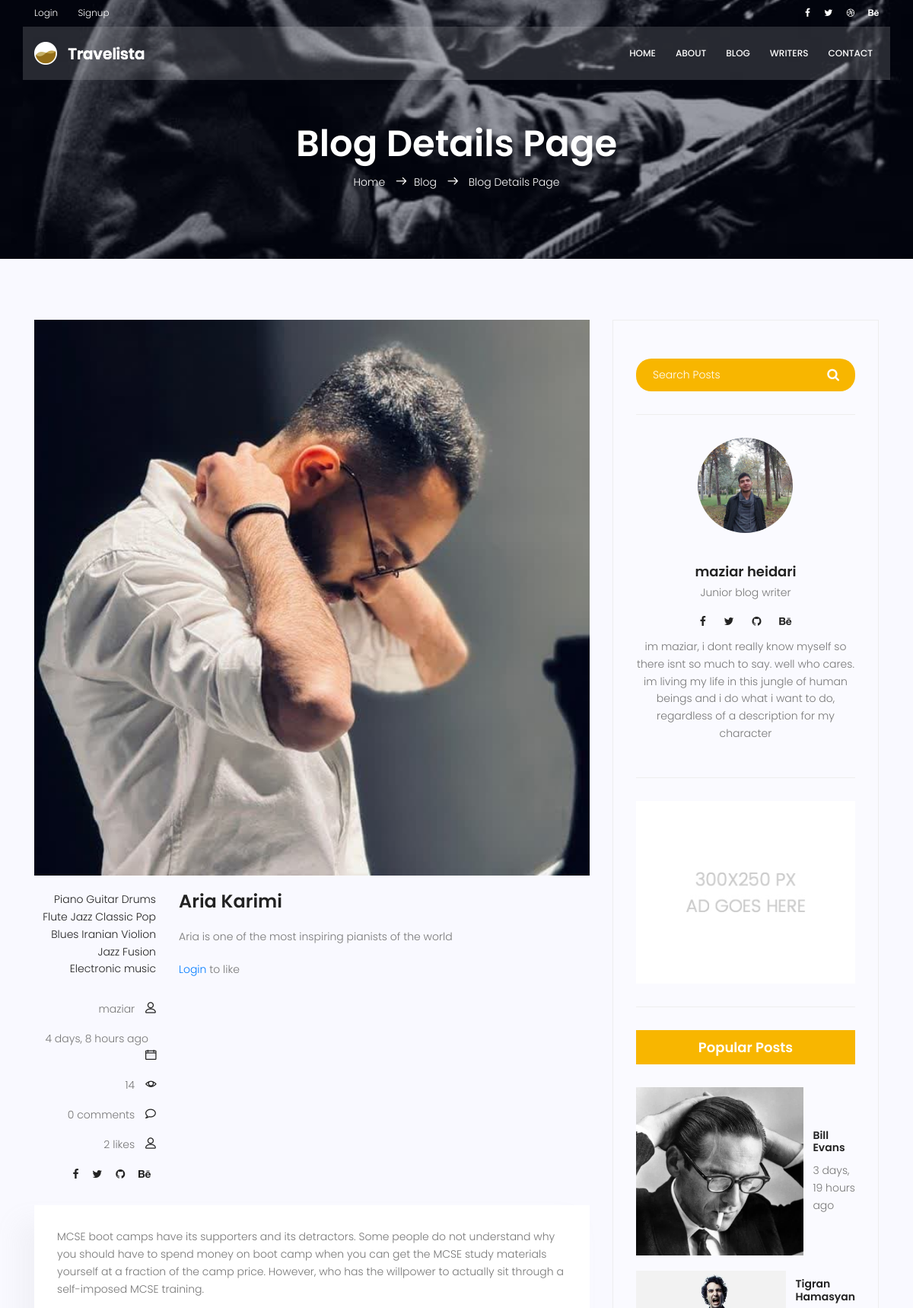
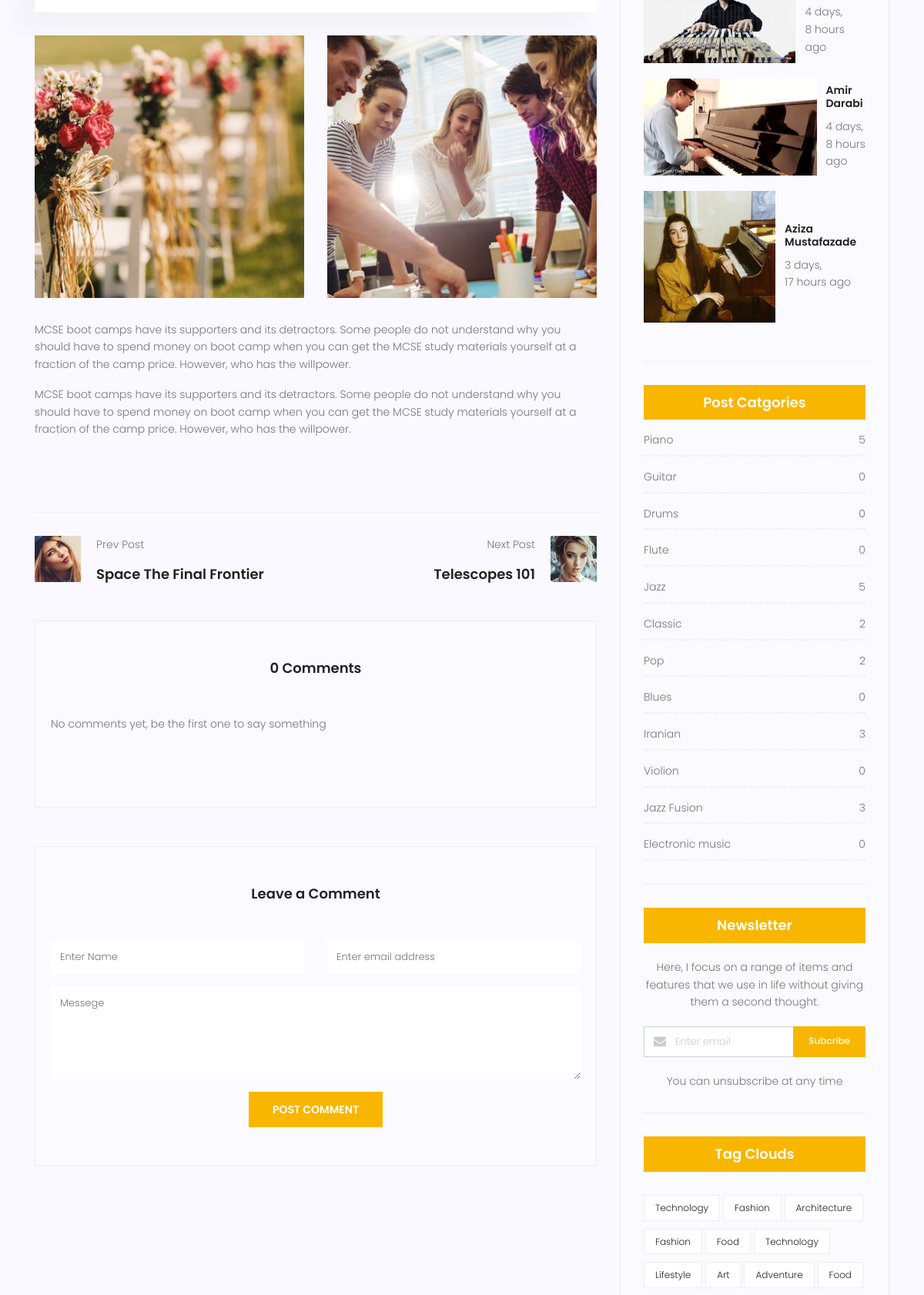
Page /blog/2 (upper part) on the committed database (2 pictures, top to bottom).
### blog/models.py (models this page shows, shortened)
class Post(models.Model):
  title = models.CharField(max_length=255)
  musician = models.ForeignKey(Musician, models.CASCADE)
  image = models.ImageField()
  content = models.TextField()
  published_date = models.DateTimeField(auto_now_add=True)
  updated_date = models.DateTimeField(auto_now=True)
  counted_views = models.IntegerField(default=1)
  category = models.ManyToManyField(Category)
  author = models.ForeignKey(User, on_delete=models.SET_NULL, null=True)
  approved = models.BooleanField(default=False)
  likes = models.ManyToManyField(User, related_name='blog_post')
  def total_likes(self):
     return self.likes.count()
  class Meta:
     ordering = ['published_date']

class Category(models.Model):
  name = models.CharField(max_length=255)
  def __str__(self):
    return self.name

### accounts/models.py (models this page shows, shortened)
class Profile(models.Model):
  user = models.OneToOneField(User,on_delete=models.CASCADE, related_name='profile')
  image = models.ImageField(default='default_profile',blank=True, null=True)
  bio = models.TextField(null=True, blank=True)
  first_name = models.CharField(max_length=120,default='someone')
  last_name = models.CharField(max_length=120,default='someone')

### blog/views.py (the view, shortened to what this page needs)
# urls.py: path('<int:pid>', views.blog_single, name='single'),
def blog_single(request,pid):
  categories = Category.objects.all()
  post = Post.objects.get(pk=pid)
  profile = Profile.objects.get(user=post.author)
  tracks = Track.objects.filter(post=post.id)
  form = Comment_form()
  comments = Comment.objects.filter(post=post.id, approved=True)
  liked = False
  if post.likes.filter(id=request.user.id).exists():
    liked=True
  return render(request, 'blog/blog-single.html', {
      'post':post,
      'tracks':tracks,
      'categories':categories,
      'comments':comments,
      'form':form,
      'liked':liked,
      'profile':profile
    })

### templates/blog/blog-single.html (shortened to what this page needs)
{% extends 'base.html' %}
{% load static %}
{% load humanize %}
{% load blog_tags %}
{% block content %}
<section class="relative about-banner">
	<div class="overlay overlay-bg"></div>
	<div class="container">
		<div class="row d-flex align-items-center justify-content-center">
			<div class="about-content col-lg-12">
				<h1 class="text-white">
					Blog Details Page
				</h1>
				<p class="text-white link-nav"><a href="index.html">Home </a> <span class="lnr lnr-arrow-right"></span><a
						href="blog-home.html">Blog </a> <span class="lnr lnr-arrow-right"></span> <a href="blog-single.html"> Blog
						Details Page</a></p>
			</div>
		</div>
	</div>
</section>
<section class="post-content-area single-post-area">
	<div class="container">
		<div class="row">
			<div class="col-lg-8 posts-list">
				<div class="single-post row">
					<div class="col-lg-12">
						<div class="feature-img">
							<img class="img-fluid" src="{{post.image.url}}" alt="">
						</div>
					</div>
					<div class="col-lg-3  col-md-3 meta-details">
						<ul class="tags">
							{% for cat in categories %}
							<li><a href="{% url 'blog:category' cat_name=cat %}">{{cat}}</a></li>
							{% endfor %}
						</ul>
						<div class="user-details row">
							<p class="user-name col-lg-12 col-md-12 col-6"><a href="#">{{post.author.username}}</a> <span
									class="lnr lnr-user"></span></p>
							<p class="date col-lg-12 col-md-12 col-6"><a href="#">{{post.published_date|naturaltime}}</a> <span
									class="lnr lnr-calendar-full"></span></p>
							<p class="view col-lg-12 col-md-12 col-6"><a href="#">{{post.counted_views}}</a> <span
									class="lnr lnr-eye"></span></p>
							<p class="comments col-lg-12 col-md-12 col-6"><a href="#">{{comment|length}} comments</a> <span
									class="lnr lnr-bubble"></span></p>
									<p class="user-name col-lg-12 col-md-12 col-6"><a href="#">{{post.total_likes}} likes</a> <span
										class="lnr lnr-user"></span>
							<ul class="social-links col-lg-12 col-md-12 col-6">
								<li><a href="#"><i class="fa fa-facebook"></i></a></li>
								<li><a href="#"><i class="fa fa-twitter"></i></a></li>
								<li><a href="#"><i class="fa fa-github"></i></a></li>
								<li><a href="#"><i class="fa fa-behance"></i></a></li>
							</ul>
						</div>
					</div>
					<div class="col-lg-9 col-md-9">
						<h3 class="mt-20 mb-20">{{post.title}}</h3>
						<p class="excert">
							{{post.content}}
						</p>
						<form action="{% url 'blog:like_post' pid=post.id %}" method="post">
						{% if user.is_authenticated %}
										{% if liked %}
											<button type="submit" name="post_id" value="{{post.id}}" class="btn btn-danger btn-sm">Unlike</button>							- {{post.total_likes}} likes
										{% else %}
											<button type="submit" name="post_id" value="{{post.id}}" class="btn btn-primary btn-sm">Like</button>
										- {{post.total_likes}} likes
										{% endif %}
						</form>
						{% else %}
								<a href="{% url 'accounts:login' %}" >Login </a> 	to like
						{% endif %}
					</div>
					<div class="col-lg-12">
						<div class="quotes">
							MCSE boot camps have its supporters and its detractors. Some people do not understand why you should have
							to spend money on boot camp when you can get the MCSE study materials yourself at a fraction of the camp
							price. However, who has the willpower to actually sit through a self-imposed MCSE training.
						</div>
						<div class="row mt-30 mb-30">
							<div class="col-6">
								<img class="img-fluid" src="{% static 'img/blog/post-img1.jpg' %}" alt="">
							</div>
							<div class="col-6">
								<img class="img-fluid" src="{% static 'img/blog/post-img2.jpg' %}" alt="">
							</div>
							<div class="col-lg-12 mt-30">
								<p>
									MCSE boot camps have its supporters and its detractors. Some people do not understand why you should
									have to spend money on boot camp when you can get the MCSE study materials yourself at a fraction of
									the camp price. However, who has the willpower.
								</p>
								<p>
									MCSE boot camps have its supporters and its detractors. Some people do not understand why you should
									have to spend money on boot camp when you can get the MCSE study materials yourself at a fraction of
									the camp price. However, who has the willpower.
								</p>
							</div>
						</div>
					</div>
				</div>
				<div class="navigation-area">
					<div class="row">
						<div class="col-lg-6 col-md-6 col-12 nav-left flex-row d-flex justify-content-start align-items-center">
							<div class="thumb">
								<a href="#"><img class="img-fluid" src="{% static 'img/blog/prev.jpg' %}" alt=""></a>
							</div>
							<div class="arrow">
								<a href="#"></a>
							</div>
							<div class="detials">
								<p>Prev Post</p>
								<a href="#">
									<h4>Space The Final Frontier</h4>
								</a>
							</div>
						</div>
						<div class="col-lg-6 col-md-6 col-12 nav-right flex-row d-flex justify-content-end align-items-center">
							<div class="detials">
								<p>Next Post</p>
								<a href="#">
									<h4>Telescopes 101</h4>
								</a>
							</div>
							<div class="arrow">
								<a href="#"></a>
							</div>
							<div class="thumb">
								<a href="#"><img class="img-fluid" src="{% static 'img/blog/next.jpg' %}" alt=""></a>
							</div>
						</div>
					</div>
				</div>
				<div class="comments-area">
					<h4>{{comments|length}} Comments</h4>
					<div class="comment-list">
						{% for comment in comments %}
						<div class="single-comment justify-content-between d-flex">
							<div class="user justify-content-between d-flex">
								<div class="thumb">
									<img src="{% static 'img/blog/c4.jpg' %}" alt="">
								</div>
								<div class="desc">
									<h5><a href="#">{{comment.name}}</a></h5>
									<p class="date">{{comment.created_date}}</p>
									<p class="comment">
										{{comment.content}}
									</p>
								</div>
							</div>
							<div class="reply-btn">
								<a href="" class="btn-reply text-uppercase">reply</a>
							</div>
						</div>
						{% empty %}
						<p>No comments yet, be the first one to say something</p>
						{% endfor %}
					</div>
				</div>
				<div class="comment-form">
					<h4>Leave a Comment</h4>
						<form action="{% url 'blog:single' pid=post.id %}", method="post">
						<div class="form-group form-inline">
							<div class="form-group col-lg-6 col-md-12 name">
								<input type="text" class="form-control" name="name" placeholder="Enter Name"
									onfocus="this.placeholder = ''" onblur="this.placeholder = 'Enter Name'">
							</div>
							<div class="form-group col-lg-6 col-md-12 email">
								<input type="email" class="form-control" name="email" placeholder="Enter email address"
									onfocus="this.placeholder = ''" onblur="this.placeholder = 'Enter email address'">
							</div>
						</div>
						<div class="form-group">
							<textarea class="form-control mb-10" rows="5" name="content" placeholder="Messege"
								onfocus="this.placeholder = ''" onblur="this.placeholder = 'Messege'" required=""></textarea>
						</div>
						<button type="submit" class="primary-btn text-uppercase">Post Comment</button>
					</form>
				</div>
			</div>
			<div class="col-lg-4 sidebar-widgets">
				<div class="widget-wrap">
					{% include 'blog/search.html' %}
					{% load static %}
{% load blog_tags %}
<div class="single-sidebar-widget user-info-widget">
  <img class="bitch" src="{{profile.image.url}}" alt="">
  <a href="{% url 'blog:author' author_name=post.author.username %}"><h4>{{profile.first_name}} {{profile.last_name}}</h4></a>
  <p>
    Junior blog writer
  </p>
  <ul class="social-links">
    <li><a href="#"><i class="fa fa-facebook"></i></a></li>
    <li><a href="#"><i class="fa fa-twitter"></i></a></li>
    <li><a href="#"><i class="fa fa-github"></i></a></li>
    <li><a href="#"><i class="fa fa-behance"></i></a></li>
  </ul>
  <p>
   {{profile.bio}}
  </p>
</div>
					{% include 'blog/ads.html' %}
					{% popular_posts %}
					{% post_categories %}
					{% include 'blog/newsletter.html' %}
					<div class="single-sidebar-widget tag-cloud-widget">
						<h4 class="tagcloud-title">Tag Clouds</h4>
						<ul>
							<li><a href="#">Technology</a></li>
							<li><a href="#">Fashion</a></li>
							<li><a href="#">Architecture</a></li>
							<li><a href="#">Fashion</a></li>
							<li><a href="#">Food</a></li>
							<li><a href="#">Technology</a></li>
							<li><a href="#">Lifestyle</a></li>
							<li><a href="#">Art</a></li>
							<li><a href="#">Adventure</a></li>
							<li><a href="#">Food</a></li>
						</ul>
					</div>
				</div>
			</div>
		</div>
	</div>
</section>
{% endblock %}

### templates/base.html (shortened to what this page needs)
{% load static %}
<!DOCTYPE html>
<html lang="zxx" class="no-js">
<head>
    <link rel="stylesheet" href="{% static 'css/linearicons.css' %}">
    <link rel="stylesheet" href="{% static 'css/font-awesome.min.css' %}">
    <link rel="stylesheet" href="{% static 'css/bootstrap.css' %}">
    <link rel="stylesheet" href="{% static 'css/magnific-popup.css' %}">
    <link rel="stylesheet" href="{% static 'css/jquery-ui.css' %}">
    <link rel="stylesheet" href="{% static 'css/nice-select.css' %}">
    <link rel="stylesheet" href="{% static 'css/animate.min.css' %}">
    <link rel="stylesheet" href="{% static 'css/owl.carousel.css' %}">
    <link rel="stylesheet" href="{% static 'css/main.css' %}">
  </head>
  <body>
    <header id="header">
      <div class="header-top">
        <div class="container">
          <div class="row align-items-center">
            <div class="col-lg-6 col-sm-6 col-6 header-top-left">
              <ul>
								{% if request.user.is_authenticated %}
                <li><a href="#">Logged in as {{request.user.username}}</a></li>
								<li><a href="{% url 'accounts:logout' %}">Logout</a></li>
								{% else %}
                <li><a href="{% url 'accounts:login' %}">Login</a></li>
								<li><a href="{% url 'accounts:signup' %}">Signup</a></li>
								{% endif %}
              </ul>
            </div>
            <div class="col-lg-6 col-sm-6 col-6 header-top-right">
            <div class="header-social">
              <a href="#"><i class="fa fa-facebook"></i></a>
              <a href="#"><i class="fa fa-twitter"></i></a>
              <a href="#"><i class="fa fa-dribbble"></i></a>
              <a href="#"><i class="fa fa-behance"></i></a>
            </div>
            </div>
          </div>
        </div>
      </div>
      <div class="container main-menu">
        <div class="row align-items-center justify-content-between d-flex">
            <div id="logo">
              <a href="index.html"><img src="{% static 'img/logo.png' %}" alt="" title="" /></a>
            </div>
            <nav id="nav-menu-container">
              <ul class="nav-menu">
                <li><a href="{% url 'website:index' %}">Home</a></li>
                <li><a href="{% url 'website:about' %}">About</a></li>
                <li class="menu-has-children"><a href="{% url 'blog:index' %}">Blog</a>
                </li>
                <li class="menu-has-children"><a href="{% url 'writers:index' %}">Writers</a>
                </li>
                <li><a href="{% url 'website:contact' %}">Contact</a></li>
              </ul>
            </nav>
        </div>
      </div>
    </header>
    {% block content %}
    {% endblock %}
		</body>
	</html>

### templates/blog/search.html
{% load static %}
<div class="single-sidebar-widget search-widget">
  <form method='get' class="search-form" action="{% url 'blog:search' %}">
                  <input placeholder="Search Posts" name="s" type="text" onfocus="this.placeholder = ''" onblur="this.placeholder = 'Search Posts'" >
                  <button type="submit"><i class="fa fa-search"></i></button>
              </form>
</div>

### templates/blog/ads.html
{% load static %}
<div class="single-sidebar-widget ads-widget">
  <a href="#"><img class="img-fluid" src="{% static 'img/blog/ads-banner.jpg' %}" alt=""></a>
</div>

### templates/blog/popular.html
{% load static %}
{% load blog_tags %}
{% load humanize %}
<div class="single-sidebar-widget popular-post-widget">
  <h4 class="popular-title">Popular Posts</h4>
  <div class="popular-post-list">
    {% for post in posts %}
    <div class="single-post-list d-flex flex-row align-items-center">
      <div class="thumb">
        <img class="img-fluid" src="{{post.image.url}}" alt="">
      </div>
      <div class="details">
        <a href="{% url 'blog:single' pid=post.id %}"><h6>{{post.title}}</h6></a>
        <p>{{post.published_date|naturaltime}}</p>
      </div>
    </div>
    {% endfor %}
  </div>
</div>

### templates/blog/post-categories.html
{% load static %}
<div class="single-sidebar-widget post-category-widget">
  <h4 class="category-title">Post Catgories</h4>
  <ul class="cat-list">
    {% for cat,value in categories.items %}
    <li>
      <a href="{% url 'blog:category' cat_name=cat %}" class="d-flex justify-content-between">
        <p>{{cat}}</p>
        <p>{{value}}</p>
      </a>
    </li>
    {% endfor %}
  </ul>
</div>

### templates/blog/newsletter.html
	{% load static %}
								<div class="single-sidebar-widget newsletter-widget">
									<h4 class="newsletter-title">Newsletter</h4>
									<p>
										Here, I focus on a range of items and features that we use in life without
										giving them a second thought.
									</p>
									<div class="form-group d-flex flex-row">
									   <div class="col-autos">
									      <div class="input-group">
									        <div class="input-group-prepend">
									          <div class="input-group-text"><i class="fa fa-envelope" aria-hidden="true"></i>
											</div>
									        </div>
									        <input type="text" class="form-control" id="inlineFormInputGroup" placeholder="Enter email" onfocus="this.placeholder = ''" onblur="this.placeholder = 'Enter email'" >
									      </div>
									    </div>
									    <a href="#" class="bbtns">Subcribe</a>
									</div>
									<p class="text-bottom">
										You can unsubscribe at any time
									</p>
								</div>

### rows in the picture
Post: image (picture), author.username "maziar", published_date "4 days, 8 hours ago", counted_views "14", total_likes "2", title "Aria Karimi", content "Aria is one of the most inspiring pianists of the world"
Category: name "Piano", categories "Piano"
Category: name "Guitar", categories "Guitar"
Category: name "Drums", categories "Drums"
Category: name "Flute", categories "Flute"
Category: name "Jazz", categories "Jazz"
Category: name "Classic", categories "Classic"
Category: name "Pop", categories "Pop"
Category: name "Blues", categories "Blues"
Category: name "Iranian", categories "Iranian"
Category: name "Violion", categories "Violion"
Category: name "Jazz Fusion", categories "Jazz Fusion"
Category: name "Electronic music", categories "Electronic music"
Profile: image (picture), first_name "maziar", last_name "heidari", bio "im maziar, i dont really know myself so there isnt so much to say. well who cares. im living my life in this jungle of human beings and i do what i want to do, regardless of a description for my character"
Post: image (picture), title "Bill Evans", published_date "3 days, 19 hours ago"
Post: image (picture), title "Tigran Hamasyan", published_date "4 days, 8 hours ago"
Post: image (picture), title "Amir Darabi", published_date "4 days, 8 hours ago"
Post: image (picture), title "Aziza Mustafazade", published_date "3 days, 17 hours ago"

### other values in the picture
{{ comment|length }} "0"
{{ comments|length }} "0"
{{ value }} "5" "0" "0" "0" "5" "2" "2" "0" "3" "0" "3" "0"
